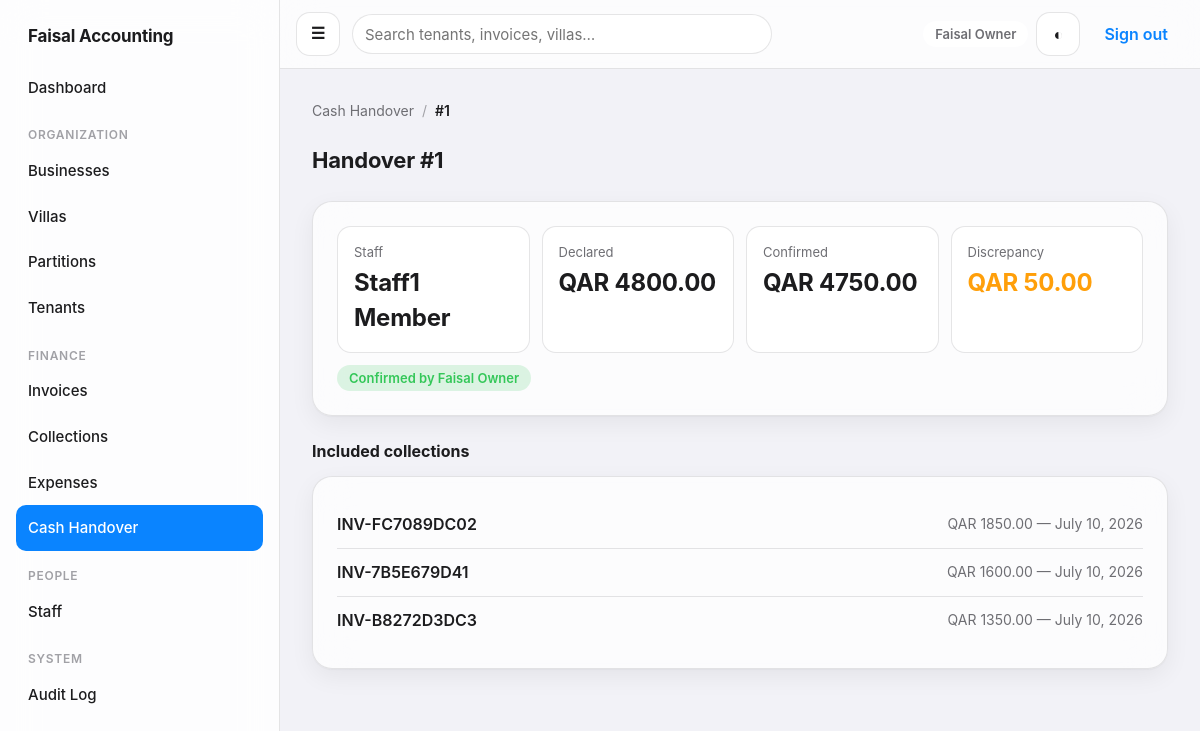
/cash/1/ (signed in), run on the app's committed database.
### apps/accounts/models.py (models this page shows, shortened)
class User(AbstractUser):
    is_owner = models.BooleanField(default=False, help_text='Sees and can operate on every business/villa/financial record.')
    phone = models.CharField(max_length=32, blank=True)
    class Meta:
        ordering = ['username']

### apps/cash/models.py (models this page shows, shortened)
class CashHandover(models.Model):
    class Status(models.TextChoices):
        SUBMITTED = ('submitted', 'Submitted')
        CONFIRMED = ('confirmed', 'Confirmed')
        REJECTED = ('rejected', 'Rejected')
    staff = models.ForeignKey(settings.AUTH_USER_MODEL, on_delete=models.PROTECT, related_name='cash_handovers')
    payments = models.ManyToManyField('billing.Payment', related_name='handovers', blank=True)
    declared_amount = models.DecimalField(max_digits=12, decimal_places=2)
    confirmed_amount = models.DecimalField(max_digits=12, decimal_places=2, null=True, blank=True)
    status = models.CharField(max_length=20, choices=Status.choices, default=Status.SUBMITTED)
    submitted_at = models.DateTimeField(auto_now_add=True)
    confirmed_at = models.DateTimeField(null=True, blank=True)
    confirmed_by = models.ForeignKey(settings.AUTH_USER_MODEL, on_delete=models.PROTECT, related_name='+', null=True, blank=True)
    notes = models.TextField(blank=True)
    rejection_reason = models.TextField(blank=True)
    class Meta:
        ordering = ['-submitted_at']
        constraints = [models.CheckConstraint(check=models.Q(declared_amount__gt=0), name='handover_declared_amount_positive')]
    @property
    def discrepancy(self):
        if self.confirmed_amount is None:
            return None
        return self.declared_amount - self.confirmed_amount

### apps/billing/models.py (models this page shows, shortened)
class Payment(models.Model):
    class Method(models.TextChoices):
        CASH = ('cash', 'Cash')
        BANK_TRANSFER = ('bank_transfer', 'Bank Transfer')
        OTHER = ('other', 'Other')
    invoice = models.ForeignKey(Invoice, on_delete=models.PROTECT, related_name='payments')
    amount = models.DecimalField(max_digits=12, decimal_places=2)
    method = models.CharField(max_length=20, choices=Method.choices)
    collected_at = models.DateField()
    reference = models.CharField(max_length=100, blank=True)
    notes = models.TextField(blank=True)
    collected_by = models.ForeignKey(settings.AUTH_USER_MODEL, on_delete=models.PROTECT, related_name='collections')
    created_by = models.ForeignKey(settings.AUTH_USER_MODEL, on_delete=models.PROTECT, related_name='+')
    created_at = models.DateTimeField(auto_now_add=True)
    is_cancelled = models.BooleanField(default=False)
    cancelled_reason = models.TextField(blank=True)
    corrects = models.ForeignKey('self', on_delete=models.SET_NULL, null=True, blank=True, related_name='corrections')
    class Meta:
        ordering = ['-collected_at', '-id']
        constraints = [models.CheckConstraint(check=models.Q(amount__gt=0), name='payment_amount_positive')]

class Invoice(models.Model):
    partition = models.ForeignKey('villas.Partition', on_delete=models.PROTECT, related_name='invoices')
    tenant = models.ForeignKey('tenancy.Tenant', on_delete=models.PROTECT, related_name='invoices')
    invoice_number = models.CharField(max_length=32, unique=True, default=_generate_invoice_number, editable=False)
    billing_period_start = models.DateField()
    billing_period_end = models.DateField()
    issue_date = models.DateField()
    due_date = models.DateField()
    is_cancelled = models.BooleanField(default=False)
    notes = models.TextField(blank=True)
    created_at = models.DateTimeField(auto_now_add=True)
    created_by = models.ForeignKey(settings.AUTH_USER_MODEL, on_delete=models.PROTECT, related_name='+')
    updated_at = models.DateTimeField(auto_now=True)
    updated_by = models.ForeignKey(settings.AUTH_USER_MODEL, on_delete=models.PROTECT, related_name='+', null=True, blank=True)
    class Status(models.TextChoices):
        PENDING = ('pending', 'Pending')
        PARTIALLY_PAID = ('partially_paid', 'Partially Paid')
        PAID = ('paid', 'Paid')
        OVERDUE = ('overdue', 'Overdue')
        CANCELLED = ('cancelled', 'Cancelled')
    class Meta:
        ordering = ['-issue_date', '-id']
        constraints = [models.UniqueConstraint(fields=['partition', 'billing_period_start', 'billing_period_end'], name='unique_invoice_per_partition_per_period'), models.CheckConstraint(check=models.Q(due_date__gte=models.F('issue_date')), name='invoice_due_date_after_issue_date')]

### apps/cash/views.py (the view)
# urls.py: urlpatterns = [path('', views.handover_list, name='handover_list'), path('submit/', views.handover_submit, name='handover_submit'), path('<int:pk>/', views.handover_detail, name='handover_detail'), pa
@login_required
def handover_detail(request, pk):
    handover = get_object_or_404(accounts_selectors.cash_handovers_visible_to(request.user), pk=pk)
    can_confirm = handover.status == CashHandover.Status.SUBMITTED and handover.staff_id != request.user.pk and accounts_selectors.can_view_financial_kpis(request.user)
    return render(request, 'cash/handover_detail.html', {'handover': handover, 'payments': handover.payments.select_related('invoice'), 'can_confirm': can_confirm, 'breadcrumbs': [('Cash Handover', reverse('cash:handover_list')), (f'#{handover.pk}', None)]})

### apps/accounts/context_processors.py (called while the page is built)
def nav(request):
    user = getattr(request, 'user', None)
    if user is None or not user.is_authenticated:
        return {}
    has_any_scope = user.is_owner or selectors.villas_visible_to(user).exists()
    return {'nav_has_scope': has_any_scope, 'nav_can_view_financials': selectors.can_view_financial_kpis(user), 'nav_can_manage_users': user.is_owner, 'nav_can_manage_operations': selectors.can_manage_villas_and_tenants(user), 'nav_pending_handover_count': _pending_handover_count(user) if has_any_scope else 0}

def _pending_handover_count(user):
    from apps.cash.models import CashHandover
    qs = selectors.cash_handovers_visible_to(user).filter(status=CashHandover.Status.SUBMITTED)
    if not user.is_owner and (not Assignment.objects.filter(user=user, role__in=[Assignment.Role.BUSINESS_MANAGER, Assignment.Role.ACCOUNTANT]).exists()):
        return 0
    return qs.count()

### apps/accounts/selectors.py (called while the page is built, shortened)
def cash_handovers_visible_to(user) -> QuerySet[CashHandover]:
    if user.is_owner:
        return CashHandover.objects.all()

def can_view_financial_kpis(user) -> bool:
    if user.is_owner:
        return True
    return Assignment.objects.filter(user=user, role__in=[Assignment.Role.BUSINESS_MANAGER, Assignment.Role.ACCOUNTANT]).exists()

def can_manage_villas_and_tenants(user) -> bool:
    if user.is_owner:
        return True
    return Assignment.objects.filter(user=user, role__in=[Assignment.Role.BUSINESS_MANAGER, Assignment.Role.VILLA_STAFF]).exists()

### apps/audit/context.py (called while the page is built)
def set_context(request) -> None:
    ip_address = request.META.get('HTTP_X_FORWARDED_FOR', '').split(',')[0].strip() or request.META.get('REMOTE_ADDR')
    actor = getattr(request, 'user', None)
    if actor is not None and (not actor.is_authenticated):
        actor = None
    _current_request_context.set(RequestContext(ip_address=ip_address or None, user_agent=request.META.get('HTTP_USER_AGENT', '')[:512], request_id=str(uuid.uuid4()), actor=actor))

def clear_context() -> None:
    _current_request_context.set(None)

### templates/cash/handover_detail.html (shortened to what this page needs)
{% extends "base.html" %}
{% block content %}
  <div class="page-header">
    <h1>Handover #{{ handover.pk }}</h1>
  </div>
  <div class="card">
    <div class="grid--kpi">
      <div class="kpi"><div class="kpi__label">Staff</div><div class="kpi__value">{{ handover.staff.get_full_name|default:handover.staff.username }}</div></div>
      <div class="kpi"><div class="kpi__label">Declared</div><div class="kpi__value">QAR {{ handover.declared_amount }}</div></div>
      {% if handover.confirmed_amount is not None %}
        <div class="kpi"><div class="kpi__label">Confirmed</div><div class="kpi__value">QAR {{ handover.confirmed_amount }}</div></div>
        <div class="kpi"><div class="kpi__label">Discrepancy</div><div class="kpi__value {% if handover.discrepancy != 0 %}kpi__value--warning{% endif %}">QAR {{ handover.discrepancy }}</div></div>
      {% endif %}
    </div>
    <div class="list-row__meta" style="margin-top: var(--space-3);">
      {% if handover.status == "confirmed" %}<span class="pill pill--success">Confirmed by {{ handover.confirmed_by.get_full_name|default:handover.confirmed_by.username }}</span>
      {% elif handover.status == "rejected" %}<span class="pill pill--danger">Rejected — {{ handover.rejection_reason }}</span>
      {% else %}<span class="pill pill--warning">Awaiting confirmation</span>{% endif %}
    </div>
  </div>
  <div class="detail-section">
    <div class="detail-section__title">Included collections</div>
    <div class="card">
      {% for payment in payments %}
        <div class="list-row">
          <span class="list-row__title">{{ payment.invoice.invoice_number }}</span>
          <span class="list-row__meta">QAR {{ payment.amount }} — {{ payment.collected_at }}</span>
        </div>
      {% endfor %}
    </div>
  </div>
{% endblock %}

### templates/base.html (shortened to what this page needs)
{% load static %}
<!doctype html>
<html lang="en">
<head>
  <link rel="stylesheet" href="{% static 'css/design-system.css' %}">
</head>
<body>
  <div class="app-shell">
    <aside class="sidebar" aria-label="Main navigation">
      <div class="sidebar__brand">Faisal Accounting</div>
      {% if user.is_authenticated %}
        <a class="sidebar__link{% if request.resolver_match.app_name == 'dashboard' %} sidebar__link--active{% endif %}" href="{% url 'dashboard:home' %}">Dashboard</a>
        {% if nav_has_scope %}
          <div class="sidebar__section">Organization</div>
          <a class="sidebar__link{% if request.resolver_match.app_name == 'businesses' %} sidebar__link--active{% endif %}" href="{% url 'businesses:list' %}">Businesses</a>
          <a class="sidebar__link{% if request.resolver_match.url_name == 'villa_list' %} sidebar__link--active{% endif %}" href="{% url 'villas:villa_list' %}">Villas</a>
          <a class="sidebar__link{% if request.resolver_match.url_name == 'partition_list' %} sidebar__link--active{% endif %}" href="{% url 'villas:partition_list' %}">Partitions</a>
          <a class="sidebar__link{% if request.resolver_match.app_name == 'tenancy' %} sidebar__link--active{% endif %}" href="{% url 'tenancy:list' %}">Tenants</a>
          <div class="sidebar__section">Finance</div>
          <a class="sidebar__link{% if request.resolver_match.url_name == 'invoice_list' or request.resolver_match.url_name == 'invoice_detail' %} sidebar__link--active{% endif %}" href="{% url 'billing:invoice_list' %}">Invoices</a>
          <a class="sidebar__link{% if request.resolver_match.url_name == 'payment_list' %} sidebar__link--active{% endif %}" href="{% url 'billing:payment_list' %}">Collections</a>
          <a class="sidebar__link{% if request.resolver_match.app_name == 'expenses' %} sidebar__link--active{% endif %}" href="{% url 'expenses:list' %}">Expenses</a>
          <a class="sidebar__link{% if request.resolver_match.app_name == 'cash' %} sidebar__link--active{% endif %}" href="{% url 'cash:handover_list' %}">
            <span>Cash Handover</span>
          </a>
        {% endif %}
        {% if nav_can_manage_users %}
          <div class="sidebar__section">People</div>
          <a class="sidebar__link{% if request.resolver_match.url_name == 'staff_list' %} sidebar__link--active{% endif %}" href="{% url 'accounts:staff_list' %}">Staff</a>
        {% endif %}
        {% if user.is_owner %}
          <div class="sidebar__section">System</div>
          <a class="sidebar__link{% if request.resolver_match.app_name == 'audit' %} sidebar__link--active{% endif %}" href="{% url 'audit:list' %}">Audit Log</a>
        {% endif %}
      {% endif %}
    </aside>
    <div class="content-area">
      <header class="topbar">
        <label for="nav-toggle" class="btn btn--icon sidebar-toggle-label" aria-label="Open menu">&#9776;</label>
        {% if user.is_authenticated and nav_has_scope %}
          <form class="topbar__search" method="get" action="{% url 'dashboard:search' %}" role="search">
            <input type="search" name="q" placeholder="Search tenants, invoices, villas…" value="{{ request.GET.q|default:'' }}" aria-label="Global search">
          </form>
        {% endif %}
        <div class="topbar__actions">
          {% if user.is_authenticated %}
            <span class="pill pill--neutral">{{ user.get_full_name|default:user.username }}</span>
          {% endif %}
          <button class="btn btn--icon" type="button" data-theme-toggle aria-label="Toggle dark mode">&#9680;</button>
          {% if user.is_authenticated %}
            <form method="post" action="{% url 'accounts:logout' %}">
              <button class="btn btn--ghost" type="submit">Sign out</button>
            </form>
          {% endif %}
        </div>
      </header>
      <main class="main">
        {% if breadcrumbs %}{% include "components/breadcrumbs.html" %}{% endif %}
        {% block content %}{% endblock %}
      </main>
    </div>
  </div>
</body>
</html>

### data on the page
User: get_full_name "Faisal Owner"
CashHandover: pk "1", staff.get_full_name "Staff1 Member", declared_amount "4800.00", confirmed_amount "4750.00", discrepancy "50.00", confirmed_by.get_full_name "Faisal Owner"
Payment: invoice.invoice_number "INV-FC7089DC02", amount "1850.00", collected_at "July 10, 2026"
Payment: invoice.invoice_number "INV-7B5E679D41", amount "1600.00", collected_at "July 10, 2026"
Payment: invoice.invoice_number "INV-B8272D3DC3", amount "1350.00", collected_at "July 10, 2026"

### other printed values
{{ label }} "Cash Handover"
{{ label }} "#1"
